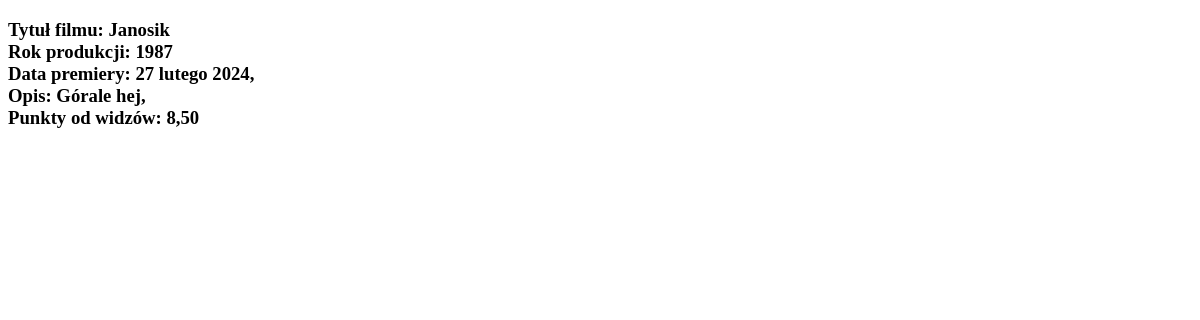
The app's page /filmy/szczegoly/1/, older data.
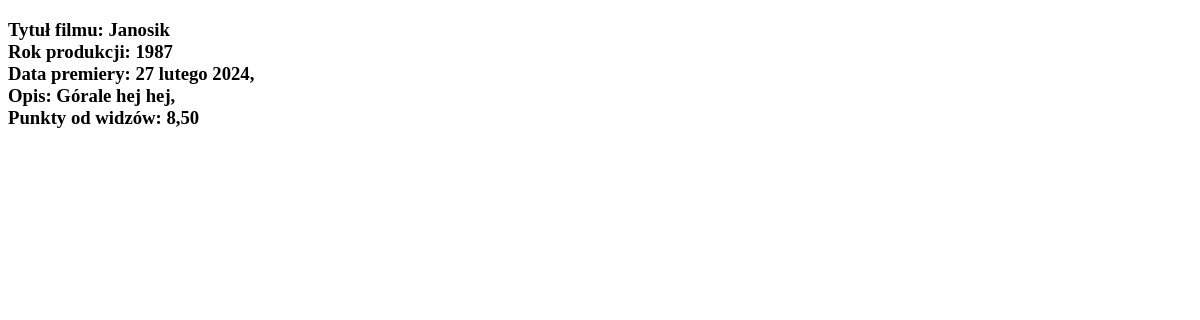
The same page, newer data.
### zaiapp/models.py (models this page shows, shortened)
class Film(models.Model):
    tytul = models.CharField(max_length=64, blank=False, unique=True)
    rok = models.PositiveSmallIntegerField(blank=False)
    opis = models.TextField(default="")
    premiera = models.DateField(null=True, blank=True)
    imdb_pkts = models.DecimalField(max_digits=4, decimal_places=2, null=True, blank=True)

### zaiapp/views.py (the view)
# urls.py: path('szczegoly/<int:film_id>/', szczegoly),
def szczegoly(request,film_id):
    template = loader.get_template("zaiapp/szczegoly.html")
    film = Film.objects.get(id=film_id)
    context = {'film': film}
    return HttpResponse(template.render(context,request))

### templates/zaiapp/szczegoly.html (shortened to what this page needs)
<!DOCTYPE html>
<html lang="en">
<head>
</head>
<body>
<h3>
    Tytuł filmu: {{film.tytul}} </br>
    Rok produkcji: {{film.rok}} </br>
    Data premiery: {{film.premiera}}, </br>
    Opis: {{film.opis}}, </br>
    Punkty od widzów: {{film.imdb_pkts}}
</h3>
</body>
</html>

Row changes from the older to the newer data that the page shows:
changed Film "Janosik": opis "Górale hej" → "Górale hej hej"
